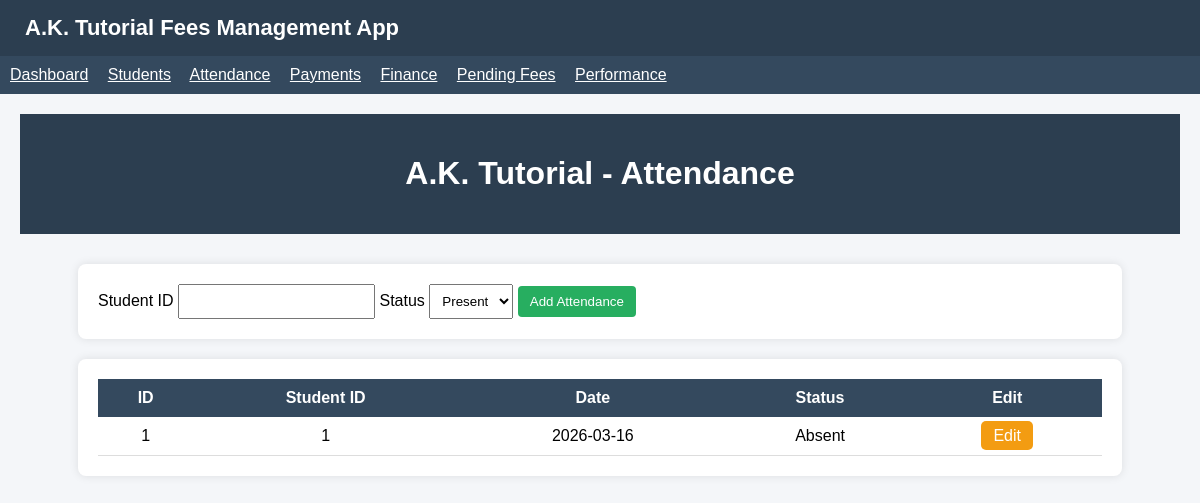
The app's page /attendance with its own data.
### tables this page shows
CREATE TABLE attendance(
        id INTEGER PRIMARY KEY AUTOINCREMENT,
        student_id INTEGER,
        date TEXT,
        status TEXT
    );

### app.py (the view, shortened to what this page needs)
@app.route("/attendance", methods=["GET", "POST"])
def attendance():
    conn = get_db()
    c = conn.cursor()
    c.execute("SELECT * FROM attendance")
    records = c.fetchall()
    conn.close()
    return render_template("attendance.html", records=records)

### app.py (called while the page is built)
def get_db():
    return sqlite3.connect(DB)

### templates/attendance.HTML (shortened to what this page needs)
{% extends "base.html" %}
{% block content %}
</head>
<body>
<div class="header">
<h1>A.K. Tutorial - Attendance</h1>
</div>
<div class="container">
<div class="box">
<form method="POST">
Student ID
<input name="student_id">
Status
<select name="status">
<option value="Present">Present</option>
</select>
<button type="submit">Add Attendance</button>
</form>
</div>
<div class="box">
<table>
<tr>
<th>ID</th>
<th>Student ID</th>
<th>Date</th>
<th>Status</th>
<th>Edit</th>
</tr>
{% for r in records %}
<tr>
<td>{{r[0]}}</td>
<td>{{r[1]}}</td>
<td>{{r[2]}}</td>
<td>{{r[3]}}</td>
<td>
<a href="/edit_attendance/{{r[0]}}"
style="background:#f39c12; color:white; padding:6px 12px; border-radius:5px; text-decoration:none;">
Edit
</a>
</td>
</tr>
{% endfor %}
</table>
</div>
{% endblock %}

### templates/base.html (style rules this page uses)
body { font-family: Arial, sans-serif; background:#f4f6f9; margin:0; padding:0; }

### templates/attendance.HTML (style rules this page uses)
body { font-family:Arial; background:#f4f6f9; margin:0; padding:0; }
.header { background:#2c3e50; color:white; padding:20px; text-align:center; }
.container { width:90%; margin:auto; margin-top:30px; }
.box { background:white; padding:20px; border-radius:8px; margin-bottom:20px; box-shadow:0 0 10px rgba(0,0,0,0.1); }
table { width:100%; border-collapse:collapse; }
table th { background:#34495e; color:white; padding:10px; }
table td { padding:10px; border-bottom:1px solid #ddd; text-align:center; }
button { padding:8px 12px; background:#27ae60; color:white; border:none; border-radius:4px; }
input, select { padding:8px; }

### records on screen
attendance: id "1", student "1", date "2026-03-16", status "Absent"
